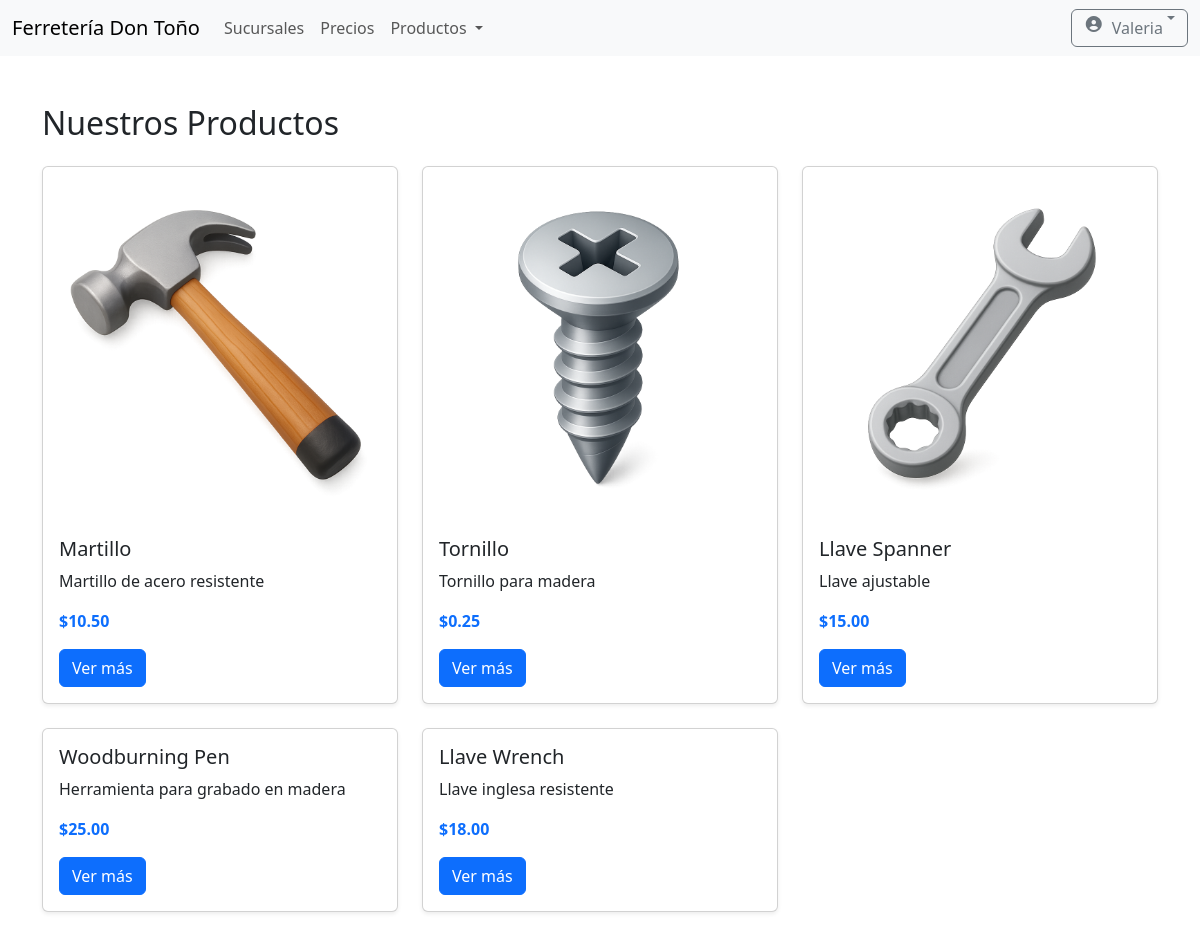
/productos.php (signed in), run on the app's committed database.
### tables this page shows
CREATE TABLE `productos` (
  `id` int(11) NOT NULL,
  `nombre` varchar(100) DEFAULT NULL,
  `descripcion` text DEFAULT NULL,
  `precio` decimal(10,2) DEFAULT NULL,
  `categoria` varchar(50) DEFAULT NULL,
  `stock` int(11) DEFAULT NULL,
  `imagen` varchar(255) DEFAULT NULL,
  `imagen2` varchar(255) DEFAULT NULL
);

### productos.php (the view, shortened to what this page needs)
<?php
include("php/conexion.php");
$sql = "SELECT * FROM productos";
$resultado = $conn->query($sql);
?>
<!DOCTYPE html>
<html lang="en">
<head>
    <link rel="stylesheet" href="https://cdnjs.cloudflare.com/ajax/libs/font-awesome/7.0.1/css/all.min.css">
    <link rel="stylesheet" href="styless/style.css">
    <link href="https://cdn.jsdelivr.net/npm/bootstrap@5.3.8/dist/css/bootstrap.min.css" rel="stylesheet">
</head>
<body>
    <?php require_once("components/navbar.php"); ?>
    <div class="container mt-5">
        <h2 class="mb-4">Nuestros Productos</h2>
        <div class="row">
            <?php while($producto = $resultado->fetch_assoc()): ?>
            <div class="col-md-4 mb-4">
                <div class="card h-100 shadow-sm">
                    <img src="img/productos/<?php echo $producto['imagen']; ?>" class="h-100" alt="">
                    <div class="card-body">
                        <h5 class="card-title"><?php echo $producto['nombre']; ?></h5>
                        <p class="card-text">
                            <?php echo $producto['descripcion']; ?>
                        </p>
                        <p class="fw-bold text-primary">
                            $<?php echo $producto['precio']; ?>
                        </p>
                        <a href="#" class="btn btn-primary">Ver más</a>
                    </div>
                </div>
            </div>
            <?php endwhile; ?>
        </div>
    </div>
</body>
</html>

### styless/style.css (style rules this page uses)
* { margin: 0; }

### data on the page
productos: imagen (picture), nombre "Martillo", descripcion "Martillo de acero resistente", precio "10.50"
productos: imagen (picture), nombre "Tornillo", descripcion "Tornillo para madera", precio "0.25"
productos: imagen (picture), nombre "Llave Spanner", descripcion "Llave ajustable", precio "15.00"
productos: nombre "Woodburning Pen", descripcion "Herramienta para grabado en madera", precio "25.00"
productos: nombre "Llave Wrench", descripcion "Llave inglesa resistente", precio "18.00"

### other printed values
$_SESSION['nombre'] "Valeria"
